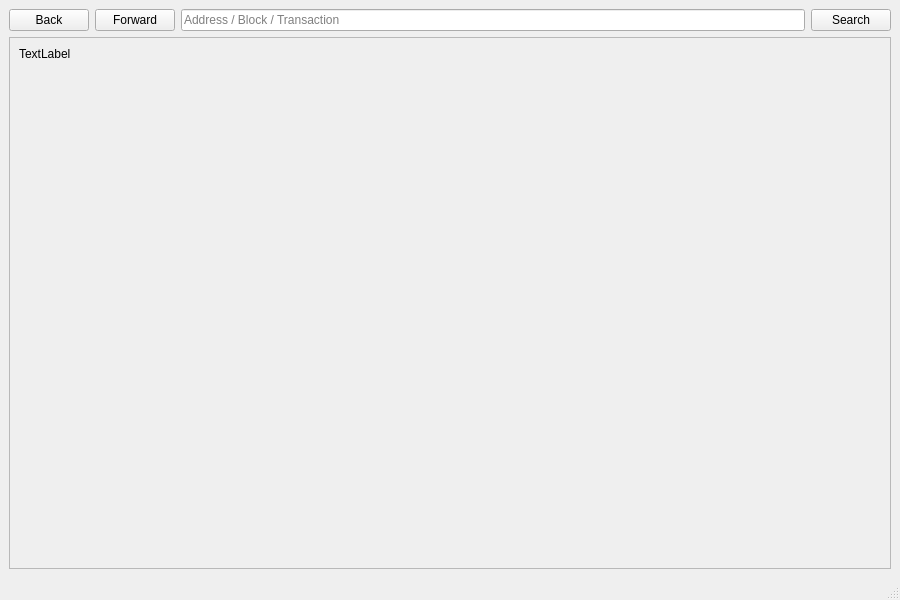
<?xml version="1.0" encoding="UTF-8"?>
<ui version="4.0">
 <class>BlockExplorer</class>
 <widget class="QMainWindow" name="BlockExplorer">
  <property name="geometry">
   <rect>
    <x>0</x>
    <y>0</y>
    <width>900</width>
    <height>600</height>
   </rect>
  </property>
  <property name="windowTitle">
   <string>Blockchain Explorer</string>
  </property>
  <property name="styleSheet">
   <string notr="true"/>
  </property>
  <widget class="QWidget" name="centralwidget">
   <property name="styleSheet">
    <string notr="true"/>
   </property>
   <layout class="QVBoxLayout" name="verticalLayout">
    <item>
     <layout class="QHBoxLayout" name="horizontalLayout">
      <property name="sizeConstraint">
       <enum>QLayout::SetMinimumSize</enum>
      </property>
      <item>
       <widget class="QPushButton" name="back">
        <property name="text">
         <string>Back</string>
        </property>
        <property name="icon">
         <iconset>
          <normaloff>:/icons/back</normaloff>:/icons/back</iconset>
        </property>
        <property name="flat">
         <bool>false</bool>
        </property>
       </widget>
      </item>
      <item>
       <widget class="QPushButton" name="forward">
        <property name="text">
         <string>Forward</string>
        </property>
        <property name="icon">
         <iconset>
          <normaloff>:/icons/forward</normaloff>:/icons/forward</iconset>
        </property>
       </widget>
      </item>
      <item>
       <widget class="QLineEdit" name="searchBox">
        <property name="sizePolicy">
         <sizepolicy hsizetype="Expanding" vsizetype="Fixed">
          <horstretch>5</horstretch>
          <verstretch>0</verstretch>
         </sizepolicy>
        </property>
        <property name="minimumSize">
         <size>
          <width>0</width>
          <height>0</height>
         </size>
        </property>
        <property name="inputMask">
         <string/>
        </property>
        <property name="text">
         <string/>
        </property>
        <property name="placeholderText">
         <string>Address / Block / Transaction</string>
        </property>
       </widget>
      </item>
      <item>
       <widget class="QPushButton" name="pushSearch">
        <property name="sizePolicy">
         <sizepolicy hsizetype="Minimum" vsizetype="Fixed">
          <horstretch>0</horstretch>
          <verstretch>0</verstretch>
         </sizepolicy>
        </property>
        <property name="minimumSize">
         <size>
          <width>0</width>
          <height>0</height>
         </size>
        </property>
        <property name="maximumSize">
         <size>
          <width>16777215</width>
          <height>16777215</height>
         </size>
        </property>
        <property name="text">
         <string>Search</string>
        </property>
        <property name="autoDefault">
         <bool>false</bool>
        </property>
        <property name="default">
         <bool>false</bool>
        </property>
        <property name="flat">
         <bool>false</bool>
        </property>
       </widget>
      </item>
     </layout>
    </item>
    <item>
     <widget class="QScrollArea" name="scrollArea">
      <property name="widgetResizable">
       <bool>true</bool>
      </property>
      <widget class="QWidget" name="scrollAreaWidgetContents">
       <property name="geometry">
        <rect>
         <x>0</x>
         <y>0</y>
         <width>880</width>
         <height>507</height>
        </rect>
       </property>
       <layout class="QHBoxLayout" name="horizontalLayout_2">
        <item>
         <widget class="QLabel" name="content">
          <property name="sizePolicy">
           <sizepolicy hsizetype="Preferred" vsizetype="Expanding">
            <horstretch>0</horstretch>
            <verstretch>0</verstretch>
           </sizepolicy>
          </property>
          <property name="text">
           <string>TextLabel</string>
          </property>
          <property name="textFormat">
           <enum>Qt::RichText</enum>
          </property>
          <property name="alignment">
           <set>Qt::AlignLeading|Qt::AlignLeft|Qt::AlignTop</set>
          </property>
          <property name="textInteractionFlags">
           <set>Qt::LinksAccessibleByMouse|Qt::TextSelectableByMouse</set>
          </property>
         </widget>
        </item>
       </layout>
      </widget>
     </widget>
    </item>
   </layout>
  </widget>
  <widget class="QMenuBar" name="menubar">
   <property name="geometry">
    <rect>
     <x>0</x>
     <y>0</y>
     <width>900</width>
     <height>21</height>
    </rect>
   </property>
  </widget>
  <widget class="QStatusBar" name="statusbar"/>
 </widget>
 <resources>
  <include location="../martex.qrc"/>
 </resources>
 <connections/>
</ui>
